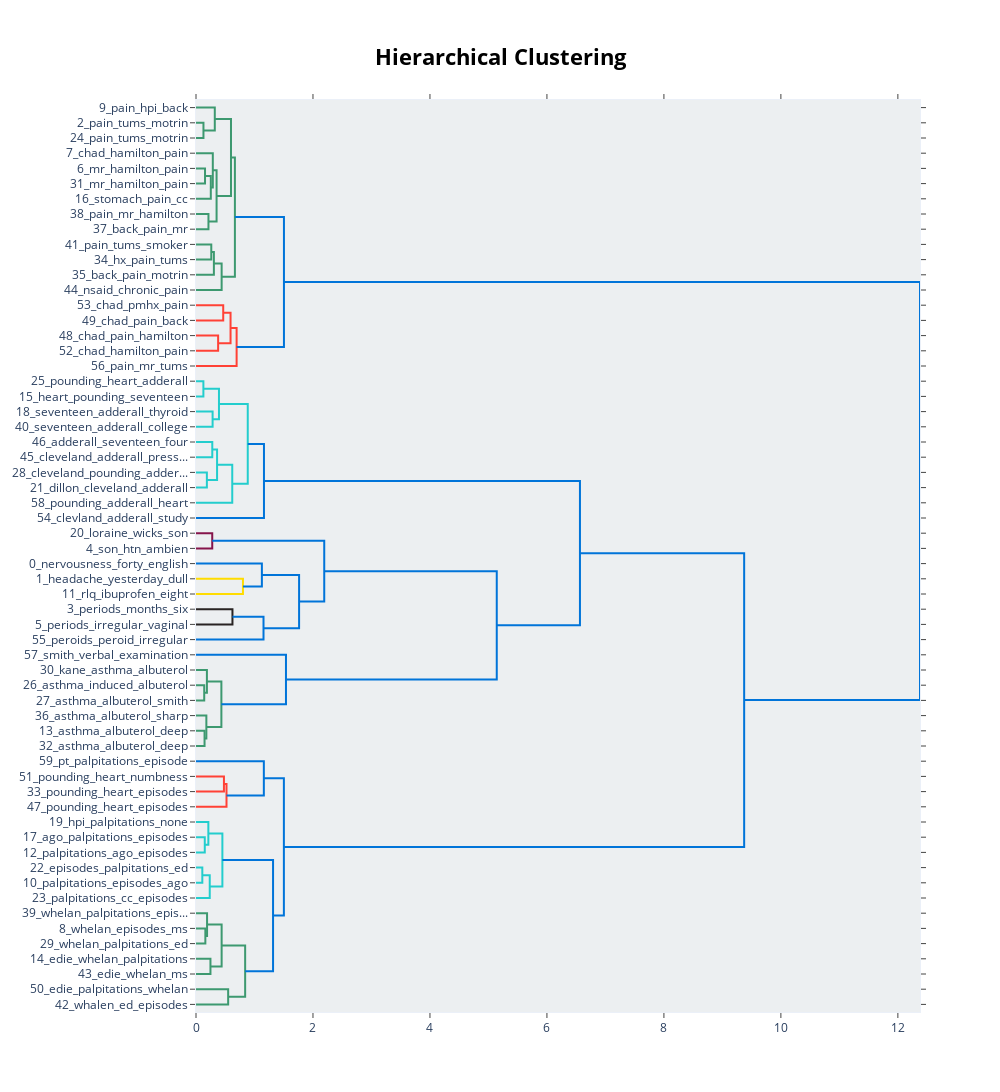

The cell this chart's notebook holds for it:
### Code cell
topic_model.visualize_hierarchy(top_n_topics=60)

### Figure 1 — Plotly figure (JSON) as saved in the notebook; plotly's stock layout.template omitted (floating-point values rounded to 4 significant figures)
{"data": [{"hoverinfo": "text", "marker": {"color": "rgb(61,153,112)"}, "mode": "lines", "type": "scatter", "x": [0, 0.1275, 0.1275, 0], "xaxis": "x", "y": [-15, -15, -25, -25], "yaxis": "y"}, {"hoverinfo": "text", "marker": {"color": "rgb(61,153,112)"}, "mode": "lines", "type": "scatter", "x": [0, 0.3213, 0.3213, 0.1275], "xaxis": "x", "y": [-5, -5, -20, -20], "yaxis": "y"}, {"hoverinfo": "text", "marker": {"color": "rgb(61,153,112)"}, "mode": "lines", "type": "scatter", "x": [0, 0.1543, 0.1543, 0], "xaxis": "x", "y": [-45, -45, -55, -55], "yaxis": "y"}, {"hoverinfo": "text", "marker": {"color": "rgb(61,153,112)"}, "mode": "lines", "type": "scatter", "x": [0.1543, 0.2532, 0.2532, 0], "xaxis": "x", "y": [-50, -50, -65, -65], "yaxis": "y"}, {"hoverinfo": "text", "marker": {"color": "rgb(61,153,112)"}, "mode": "lines", "type": "scatter", "x": [0, 0.2874, 0.2874, 0.2532], "xaxis": "x", "y": [-35, -35, -57.5, -57.5], "yaxis": "y"}, {"hoverinfo": "text", "marker": {"color": "rgb(61,153,112)"}, "mode": "lines", "type": "scatter", "x": [0, 0.2131, 0.2131, 0], "xaxis": "x", "y": [-75, -75, -85, -85], "yaxis": "y"}, {"hoverinfo": "text", "marker": {"color": "rgb(61,153,112)"}, "mode": "lines", "type": "scatter", "x": [0.2874, 0.3519, 0.3519, 0.2131], "xaxis": "x", "y": [-46.25, -46.25, -80, -80], "yaxis": "y"}, {"hoverinfo": "text", "marker": {"color": "rgb(61,153,112)"}, "mode": "lines", "type": "scatter", "x": [0.3213, 0.5983, 0.5983, 0.3519], "xaxis": "x", "y": [-12.5, -12.5, -63.12, -63.12], "yaxis": "y"}, {"hoverinfo": "text", "marker": {"color": "rgb(61,153,112)"}, "mode": "lines", "type": "scatter", "x": [0, 0.2613, 0.2613, 0], "xaxis": "x", "y": [-95, -95, -105, -105], "yaxis": "y"}, {"hoverinfo": "text", "marker": {"color": "rgb(61,153,112)"}, "mode": "lines", "type": "scatter", "x": [0.2613, 0.3058, 0.3058, 0], "xaxis": "x", "y": [-100, -100, -115, -115], "yaxis": "y"}, {"hoverinfo": "text", "marker": {"color": "rgb(61,153,112)"}, "mode": "lines", "type": "scatter", "x": [0.3058, 0.4385, 0.4385, 0], "xaxis": "x", "y": [-107.5, -107.5, -125, -125], "yaxis": "y"}, {"hoverinfo": "text", "marker": {"color": "rgb(61,153,112)"}, "mode": "lines", "type": "scatter", "x": [0.5983, 0.665, 0.665, 0.4385], "xaxis": "x", "y": [-37.81, -37.81, -116.2, -116.2], "yaxis": "y"}, {"hoverinfo": "text", "marker": {"color": "rgb(255,65,54)"}, "mode": "lines", "type": "scatter", "x": [0, 0.4654, 0.4654, 0], "xaxis": "x", "y": [-135, -135, -145, -145], "yaxis": "y"}, {"hoverinfo": "text", "marker": {"color": "rgb(255,65,54)"}, "mode": "lines", "type": "scatter", "x": [0, 0.3784, 0.3784, 0], "xaxis": "x", "y": [-155, -155, -165, -165], "yaxis": "y"}, {"hoverinfo": "text", "marker": {"color": "rgb(255,65,54)"}, "mode": "lines", "type": "scatter", "x": [0.4654, 0.5906, 0.5906, 0.3784], "xaxis": "x", "y": [-140, -140, -160, -160], "yaxis": "y"}, {"hoverinfo": "text", "marker": {"color": "rgb(255,65,54)"}, "mode": "lines", "type": "scatter", "x": [0.5906, 0.6944, 0.6944, 0], "xaxis": "x", "y": [-150, -150, -175, -175], "yaxis": "y"}, {"hoverinfo": "text", "marker": {"color": "rgb(0,116,217)"}, "mode": "lines", "type": "scatter", "x": [0.665, 1.504, 1.504, 0.6944], "xaxis": "x", "y": [-77.03, -77.03, -162.5, -162.5], "yaxis": "y"}, {"hoverinfo": "text", "marker": {"color": "rgb(35,205,205)"}, "mode": "lines", "type": "scatter", "x": [0, 0.1263, 0.1263, 0], "xaxis": "x", "y": [-185, -185, -195, -195], "yaxis": "y"}, {"hoverinfo": "text", "marker": {"color": "rgb(35,205,205)"}, "mode": "lines", "type": "scatter", "x": [0, 0.284, 0.284, 0], "xaxis": "x", "y": [-205, -205, -215, -215], "yaxis": "y"}, {"hoverinfo": "text", "marker": {"color": "rgb(35,205,205)"}, "mode": "lines", "type": "scatter", "x": [0.1263, 0.3927, 0.3927, 0.284], "xaxis": "x", "y": [-190, -190, -210, -210], "yaxis": "y"}, {"hoverinfo": "text", "marker": {"color": "rgb(35,205,205)"}, "mode": "lines", "type": "scatter", "x": [0, 0.2783, 0.2783, 0], "xaxis": "x", "y": [-225, -225, -235, -235], "yaxis": "y"}, {"hoverinfo": "text", "marker": {"color": "rgb(35,205,205)"}, "mode": "lines", "type": "scatter", "x": [0, 0.1859, 0.1859, 0], "xaxis": "x", "y": [-245, -245, -255, -255], "yaxis": "y"}, {"hoverinfo": "text", "marker": {"color": "rgb(35,205,205)"}, "mode": "lines", "type": "scatter", "x": [0.2783, 0.3603, 0.3603, 0.1859], "xaxis": "x", "y": [-230, -230, -250, -250], "yaxis": "y"}, {"hoverinfo": "text", "marker": {"color": "rgb(35,205,205)"}, "mode": "lines", "type": "scatter", "x": [0.3603, 0.6197, 0.6197, 0], "xaxis": "x", "y": [-240, -240, -265, -265], "yaxis": "y"}, {"hoverinfo": "text", "marker": {"color": "rgb(35,205,205)"}, "mode": "lines", "type": "scatter", "x": [0.3927, 0.8847, 0.8847, 0.6197], "xaxis": "x", "y": [-200, -200, -252.5, -252.5], "yaxis": "y"}, {"hoverinfo": "text", "marker": {"color": "rgb(0,116,217)"}, "mode": "lines", "type": "scatter", "x": [0.8847, 1.162, 1.162, 0], "xaxis": "x", "y": [-226.2, -226.2, -275, -275], "yaxis": "y"}, {"hoverinfo": "text", "marker": {"color": "rgb(133,20,75)"}, "mode": "lines", "type": "scatter", "x": [0, 0.2777, 0.2777, 0], "xaxis": "x", "y": [-285, -285, -295, -295], "yaxis": "y"}, {"hoverinfo": "text", "marker": {"color": "rgb(255,220,0)"}, "mode": "lines", "type": "scatter", "x": [0, 0.8029, 0.8029, 0], "xaxis": "x", "y": [-315, -315, -325, -325], "yaxis": "y"}, {"hoverinfo": "text", "marker": {"color": "rgb(0,116,217)"}, "mode": "lines", "type": "scatter", "x": [0, 1.126, 1.126, 0.8029], "xaxis": "x", "y": [-305, -305, -320, -320], "yaxis": "y"}, {"hoverinfo": "text", "marker": {"color": "rgb(40,35,35)"}, "mode": "lines", "type": "scatter", "x": [0, 0.6234, 0.6234, 0], "xaxis": "x", "y": [-335, -335, -345, -345], "yaxis": "y"}, {"hoverinfo": "text", "marker": {"color": "rgb(0,116,217)"}, "mode": "lines", "type": "scatter", "x": [0.6234, 1.154, 1.154, 0], "xaxis": "x", "y": [-340, -340, -355, -355], "yaxis": "y"}, {"hoverinfo": "text", "marker": {"color": "rgb(0,116,217)"}, "mode": "lines", "type": "scatter", "x": [1.126, 1.763, 1.763, 1.154], "xaxis": "x", "y": [-312.5, -312.5, -347.5, -347.5], "yaxis": "y"}, {"hoverinfo": "text", "marker": {"color": "rgb(0,116,217)"}, "mode": "lines", "type": "scatter", "x": [0.2777, 2.193, 2.193, 1.763], "xaxis": "x", "y": [-290, -290, -330, -330], "yaxis": "y"}, {"hoverinfo": "text", "marker": {"color": "rgb(61,153,112)"}, "mode": "lines", "type": "scatter", "x": [0, 0.1406, 0.1406, 0], "xaxis": "x", "y": [-385, -385, -395, -395], "yaxis": "y"}, {"hoverinfo": "text", "marker": {"color": "rgb(61,153,112)"}, "mode": "lines", "type": "scatter", "x": [0, 0.1866, 0.1866, 0.1406], "xaxis": "x", "y": [-375, -375, -390, -390], "yaxis": "y"}, {"hoverinfo": "text", "marker": {"color": "rgb(61,153,112)"}, "mode": "lines", "type": "scatter", "x": [0, 0.1462, 0.1462, 0], "xaxis": "x", "y": [-415, -415, -425, -425], "yaxis": "y"}, {"hoverinfo": "text", "marker": {"color": "rgb(61,153,112)"}, "mode": "lines", "type": "scatter", "x": [0, 0.1771, 0.1771, 0.1462], "xaxis": "x", "y": [-405, -405, -420, -420], "yaxis": "y"}, {"hoverinfo": "text", "marker": {"color": "rgb(61,153,112)"}, "mode": "lines", "type": "scatter", "x": [0.1866, 0.434, 0.434, 0.1771], "xaxis": "x", "y": [-382.5, -382.5, -412.5, -412.5], "yaxis": "y"}, {"hoverinfo": "text", "marker": {"color": "rgb(0,116,217)"}, "mode": "lines", "type": "scatter", "x": [0, 1.538, 1.538, 0.434], "xaxis": "x", "y": [-365, -365, -397.5, -397.5], "yaxis": "y"}, {"hoverinfo": "text", "marker": {"color": "rgb(0,116,217)"}, "mode": "lines", "type": "scatter", "x": [2.193, 5.142, 5.142, 1.538], "xaxis": "x", "y": [-310, -310, -381.2, -381.2], "yaxis": "y"}, {"hoverinfo": "text", "marker": {"color": "rgb(0,116,217)"}, "mode": "lines", "type": "scatter", "x": [1.162, 6.564, 6.564, 5.142], "xaxis": "x", "y": [-250.6, -250.6, -345.6, -345.6], "yaxis": "y"}, {"hoverinfo": "text", "marker": {"color": "rgb(255,65,54)"}, "mode": "lines", "type": "scatter", "x": [0, 0.4777, 0.4777, 0], "xaxis": "x", "y": [-445, -445, -455, -455], "yaxis": "y"}, {"hoverinfo": "text", "marker": {"color": "rgb(255,65,54)"}, "mode": "lines", "type": "scatter", "x": [0.4777, 0.5215, 0.5215, 0], "xaxis": "x", "y": [-450, -450, -465, -465], "yaxis": "y"}, {"hoverinfo": "text", "marker": {"color": "rgb(0,116,217)"}, "mode": "lines", "type": "scatter", "x": [0, 1.16, 1.16, 0.5215], "xaxis": "x", "y": [-435, -435, -457.5, -457.5], "yaxis": "y"}, {"hoverinfo": "text", "marker": {"color": "rgb(35,205,205)"}, "mode": "lines", "type": "scatter", "x": [0, 0.1501, 0.1501, 0], "xaxis": "x", "y": [-485, -485, -495, -495], "yaxis": "y"}, {"hoverinfo": "text", "marker": {"color": "rgb(35,205,205)"}, "mode": "lines", "type": "scatter", "x": [0, 0.2112, 0.2112, 0.1501], "xaxis": "x", "y": [-475, -475, -490, -490], "yaxis": "y"}, {"hoverinfo": "text", "marker": {"color": "rgb(35,205,205)"}, "mode": "lines", "type": "scatter", "x": [0, 0.108, 0.108, 0], "xaxis": "x", "y": [-505, -505, -515, -515], "yaxis": "y"}, {"hoverinfo": "text", "marker": {"color": "rgb(35,205,205)"}, "mode": "lines", "type": "scatter", "x": [0.108, 0.2349, 0.2349, 0], "xaxis": "x", "y": [-510, -510, -525, -525], "yaxis": "y"}, {"hoverinfo": "text", "marker": {"color": "rgb(35,205,205)"}, "mode": "lines", "type": "scatter", "x": [0.2112, 0.451, 0.451, 0.2349], "xaxis": "x", "y": [-482.5, -482.5, -517.5, -517.5], "yaxis": "y"}, {"hoverinfo": "text", "marker": {"color": "rgb(61,153,112)"}, "mode": "lines", "type": "scatter", "x": [0, 0.1598, 0.1598, 0], "xaxis": "x", "y": [-545, -545, -555, -555], "yaxis": "y"}, {"hoverinfo": "text", "marker": {"color": "rgb(61,153,112)"}, "mode": "lines", "type": "scatter", "x": [0, 0.1891, 0.1891, 0.1598], "xaxis": "x", "y": [-535, -535, -550, -550], "yaxis": "y"}, {"hoverinfo": "text", "marker": {"color": "rgb(61,153,112)"}, "mode": "lines", "type": "scatter", "x": [0, 0.247, 0.247, 0], "xaxis": "x", "y": [-565, -565, -575, -575], "yaxis": "y"}, {"hoverinfo": "text", "marker": {"color": "rgb(61,153,112)"}, "mode": "lines", "type": "scatter", "x": [0.1891, 0.4382, 0.4382, 0.247], "xaxis": "x", "y": [-542.5, -542.5, -570, -570], "yaxis": "y"}, {"hoverinfo": "text", "marker": {"color": "rgb(61,153,112)"}, "mode": "lines", "type": "scatter", "x": [0, 0.5498, 0.5498, 0], "xaxis": "x", "y": [-585, -585, -595, -595], "yaxis": "y"}, {"hoverinfo": "text", "marker": {"color": "rgb(61,153,112)"}, "mode": "lines", "type": "scatter", "x": [0.4382, 0.8403, 0.8403, 0.5498], "xaxis": "x", "y": [-556.2, -556.2, -590, -590], "yaxis": "y"}, {"hoverinfo": "text", "marker": {"color": "rgb(0,116,217)"}, "mode": "lines", "type": "scatter", "x": [0.451, 1.317, 1.317, 0.8403], "xaxis": "x", "y": [-500, -500, -573.1, -573.1], "yaxis": "y"}, {"hoverinfo": "text", "marker": {"color": "rgb(0,116,217)"}, "mode": "lines", "type": "scatter", "x": [1.16, 1.502, 1.502, 1.317], "xaxis": "x", "y": [-446.2, -446.2, -536.6, -536.6], "yaxis": "y"}, {"hoverinfo": "text", "marker": {"color": "rgb(0,116,217)"}, "mode": "lines", "type": "scatter", "x": [6.564, 9.372, 9.372, 1.502], "xaxis": "x", "y": [-298.1, -298.1, -491.4, -491.4], "yaxis": "y"}, {"hoverinfo": "text", "marker": {"color": "rgb(0,116,217)"}, "mode": "lines", "type": "scatter", "x": [1.504, 12.38, 12.38, 9.372], "xaxis": "x", "y": [-119.8, -119.8, -394.8, -394.8], "yaxis": "y"}], "layout": {"autosize": false, "height": 1100, "hoverlabel": {"bgcolor": "white", "font": {"family": "Rockwell", "size": 16}}, "hovermode": "closest", "plot_bgcolor": "#ECEFF1", "showlegend": false, "title": {"font": {"color": "Black", "size": 22}, "text": "<b>Hierarchical Clustering", "x": 0.5, "xanchor": "center", "yanchor": "top"}, "width": 1000, "xaxis": {"autorange": true, "mirror": "allticks", "range": [0, 12.38], "rangemode": "tozero", "showgrid": false, "showline": true, "showticklabels": true, "ticks": "outside", "type": "linear", "zeroline": false}, "yaxis": {"mirror": "allticks", "range": [-600, 0], "rangemode": "tozero", "showgrid": false, "showline": true, "showticklabels": true, "tickmode": "array", "ticks": "outside", "ticktext": ["9_pain_hpi_back", "2_pain_tums_motrin", "24_pain_tums_motrin", "7_chad_hamilton_pain", "6_mr_hamilton_pain", "31_mr_hamilton_pain", "16_stomach_pain_cc", "38_pain_mr_hamilton", "37_back_pain_mr", "41_pain_tums_smoker", "34_hx_pain_tums", "35_back_pain_motrin", "44_nsaid_chronic_pain", "53_chad_pmhx_pain", "49_chad_pain_back", "48_chad_pain_hamilton", "52_chad_hamilton_pain", "56_pain_mr_tums", "25_pounding_heart_adderall", "15_heart_pounding_seventeen", "18_seventeen_adderall_thyroid", "40_seventeen_adderall_college", "46_adderall_seventeen_four", "45_cleveland_adderall_press...", "28_cleveland_pounding_adder...", "21_dillon_cleveland_adderall", "58_pounding_adderall_heart", "54_clevland_adderall_study", "20_loraine_wicks_son", "4_son_htn_ambien", "0_nervousness_forty_english", "1_headache_yesterday_dull", "11_rlq_ibuprofen_eight", "3_periods_months_six", "5_periods_irregular_vaginal", "55_peroids_peroid_irregular", "57_smith_verbal_examination", "30_kane_asthma_albuterol", "26_asthma_induced_albuterol", "27_asthma_albuterol_smith", "36_asthma_albuterol_sharp", "13_asthma_albuterol_deep", "32_asthma_albuterol_deep", "59_pt_palpitations_episode", "51_pounding_heart_numbness", "33_pounding_heart_episodes", "47_pounding_heart_episodes", "19_hpi_palpitations_none", "17_ago_palpitations_episodes", "12_palpitations_ago_episodes", "22_episodes_palpitations_ed", "10_palpitations_episodes_ago", "23_palpitations_cc_episodes", "39_whelan_palpitations_epis...", "8_whelan_episodes_ms", "29_whelan_palpitations_ed", "14_edie_whelan_palpitations", "43_edie_whelan_ms", "50_edie_palpitations_whelan", "42_whalen_ed_episodes"], "tickvals": [-5, -15, -25, -35, -45, -55, -65, -75, -85, -95, -105, -115, -125, -135, -145, -155, -165, -175, -185, -195, -205, -215, -225, -235, -245, -255, -265, -275, -285, -295, -305, -315, -325, -335, -345, -355, -365, -375, -385, -395, -405, -415, -425, -435, -445, -455, -465, -475, -485, -495, -505, -515, -525, -535, -545, -555, -565, -575, -585, -595], "type": "linear", "zeroline": false}}}
